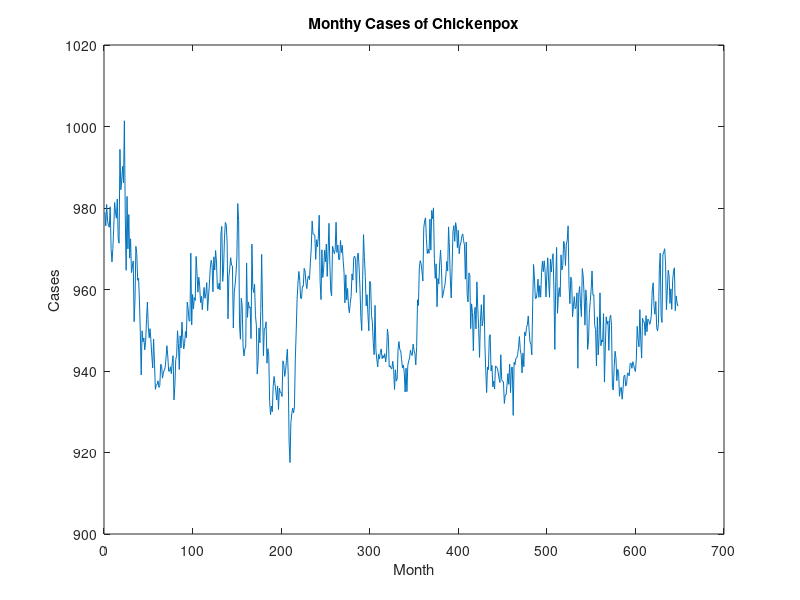

This chart was generated by the following MATLAB code: (Note: this script raises an error after producing the figure.)
% data = chickenpox_dataset;
% data = [data{:}];

csv = csvread('data/pressure/threed.csv',1,0);
 
data = csv(:,4);

figure
plot(data)
xlabel("Month")
ylabel("Cases")
title("Monthy Cases of Chickenpox")



numTimeStepsTrain = floor(0.9*numel(data));
XTrain = data(1:numTimeStepsTrain);
YTrain = data(2:numTimeStepsTrain+1);
XTest = data(numTimeStepsTrain+1:end-1);
YTest = data(numTimeStepsTrain+2:end);


mu = mean(XTrain);
sig = std(XTrain);

XTrain = (XTrain - mu) / sig;
YTrain = (YTrain - mu) / sig;

XTest = (XTest - mu) / sig;

XTrain = XTrain';
YTrain = YTrain';

XTest = XTest';


inputSize = 1;
numResponses = 1;
numHiddenUnits = 200;

layers = [ ...
    sequenceInputLayer(inputSize)
    lstmLayer(numHiddenUnits)
    fullyConnectedLayer(numResponses)
    regressionLayer];


opts = trainingOptions('adam', ...
    'MaxEpochs',800, ...
    'GradientThreshold',1, ...
    'InitialLearnRate',0.005, ...
    'LearnRateSchedule','piecewise', ...
    'LearnRateDropPeriod',125, ...
    'LearnRateDropFactor',0.2, ...
    'Verbose',0, ...
    'Plots','training-progress');

net = trainNetwork(XTrain,YTrain,layers,opts);

net = predictAndUpdateState(net,XTrain);
[net,YPred] = predictAndUpdateState(net,YTrain(end));

numTimeStepsTest = numel(XTest);
for i = 2:numTimeStepsTest
    [net,YPred(1,i)] = predictAndUpdateState(net,YPred(i-1));
end

YPred = sig*YPred + mu;

rmse = sqrt(mean((YPred-YTest).^2))

figure
plot(data(1:numTimeStepsTrain))
hold on
idx = numTimeStepsTrain:(numTimeStepsTrain+numTimeStepsTest);
plot(idx,[data(numTimeStepsTrain) YPred],'.-')
hold off
xlabel("HPA")
ylabel("3 day")
title("Forecast")
legend(["Observed" "Forecast"])


figure
subplot(2,1,1)
plot(YTest)
hold on
plot(YPred,'.-')
hold off
legend(["Observed" "Forecast"])
ylabel("Cases")
title("Forecast")

subplot(2,1,2)
stem(YPred - YTest)
xlabel("Month")
ylabel("Error")
title("RMSE = " + rmse)



net = resetState(net);
net = predictAndUpdateState(net,XTrain);

YPred = [];
numTimeStepsTest = numel(XTest);
for i = 1:numTimeStepsTest
    [net,YPred(1,i)] = predictAndUpdateState(net,XTest(i));
end


YPred = sig*YPred + mu;

rmse = sqrt(mean((YPred-YTest).^2))

figure
subplot(2,1,1)
plot(YTest)
hold on
plot(YPred,'.-')
hold off
legend(["Observed" "Predicted"])
ylabel("Cases")
title("Forecast with Updates")

subplot(2,1,2)
stem(YPred - YTest)
xlabel("Month")
ylabel("Error")
title("RMSE = " + rmse)